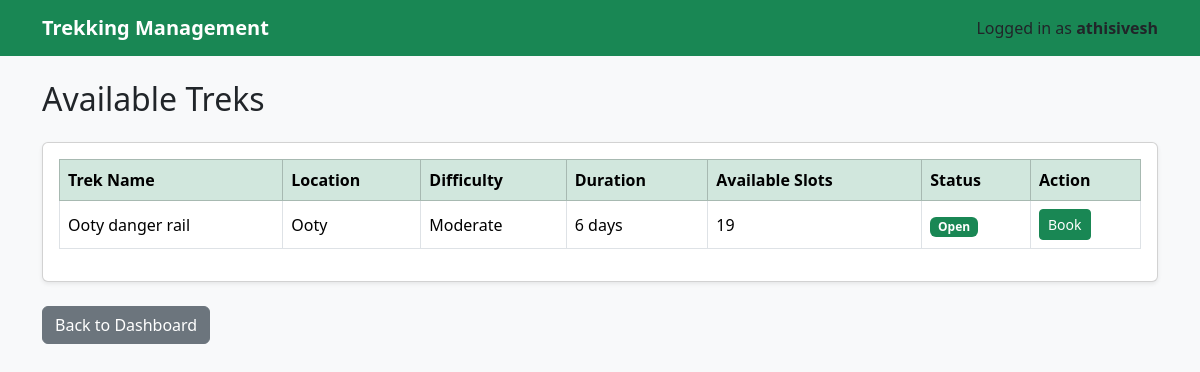
Screenshot of /treks (signed in) with the database file from the repository.
### models.py (models this page shows)
class Trek(db.Model):
    id = db.Column(db.Integer, primary_key=True)
    trek_name = db.Column(db.String(100), nullable=False)
    location = db.Column(db.String(100), nullable=False)
    difficulty = db.Column(db.String(20), nullable=False)
    duration = db.Column(db.String(30), nullable=False)
    available_slots = db.Column(db.Integer, nullable=False)
    assigned_staff = db.Column(db.Integer)
    status = db.Column(db.String(20), default="Open")
    description = db.Column(db.String(300))
    bookings = db.relationship("Booking", backref="trek", lazy=True)

### app.py (the view)
@app.route("/treks")
def treks():
    if "user_id" not in session or session["role"] != "trekker":
        return redirect("/login")
    treks = Trek.query.all()
    return render_template(
        "trekker_treks.html",
        treks=treks
    )

### templates/trekker_treks.html (shortened to what this page needs)
{% extends "base.html" %}
{% block content %}
<h2 class="mb-4">Available Treks</h2>
<div class="card shadow-sm">
    <div class="card-body">
        <div class="table-responsive">
            <table class="table table-bordered table-hover align-middle">
                <thead class="table-success">
                    <tr>
                        <th>Trek Name</th>
                        <th>Location</th>
                        <th>Difficulty</th>
                        <th>Duration</th>
                        <th>Available Slots</th>
                        <th>Status</th>
                        <th>Action</th>
                    </tr>
                </thead>
                <tbody>
                {% for trek in treks %}
                <tr>
                    <td>{{ trek.trek_name }}</td>
                    <td>{{ trek.location }}</td>
                    <td>{{ trek.difficulty }}</td>
                    <td>{{ trek.duration }}</td>
                    <td>{{ trek.available_slots }}</td>
                    <td>
                        {% if trek.status == "Open" %}
                            <span class="badge bg-success">
                                Open
                            </span>
                        {% else %}
                            <span class="badge bg-danger">
                                Closed
                            </span>
                        {% endif %}
                    </td>
                    <td>
                        {% if trek.status == "Open" %}
                            <a
                                href="/book_trek/{{ trek.id }}"
                                class="btn btn-success btn-sm">
                                Book
                            </a>
                        {% else %}
                            <button
                                class="btn btn-secondary btn-sm"
                                disabled>
                                Closed
                            </button>
                        {% endif %}
                    </td>
                </tr>
                {% endfor %}
                </tbody>
            </table>
        </div>
    </div>
</div>
<br>
<a href="/trekker" class="btn btn-secondary">
    Back to Dashboard
</a>
{% endblock %}

### rows the page displays
Trek: trek_name "Ooty danger rail", location "Ooty", difficulty "Moderate", duration "6 days", available_slots "19", status "Open"

### other values shown
{{ session["username"] }} "athisivesh"
